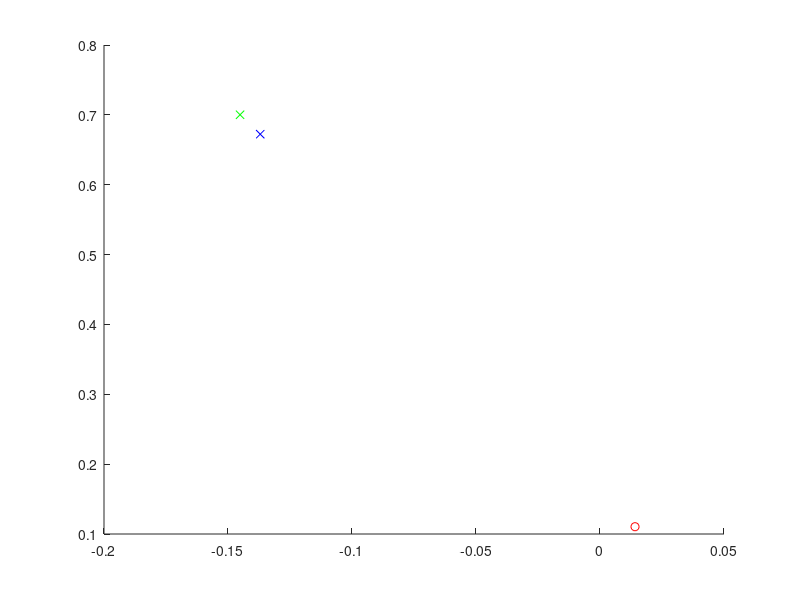

The MATLAB script that drew this image: (Note: this script raises an error after producing the figure.)
% Kalman filter example
clear;clc;

% Discrete time step
dt = 0.1;

% Prior
mu = zeros(4,1); % mean (mu)
S = 1*eye(4);% covariance (Sigma)
%S = 0.1*eye(4);% covariance (Sigma)
%S = 0.01*eye(4);% covariance (Sigma)

% Continuous motion model (2-D)
b = 1;
m = 2;
A = [ 0 1 0 0; 0 -b/m 0 0; 0 0 0 1; 0 0 0 -b/m];
B = [0 0 ;1/m 0; 0 0; 0 1/m];
R = [.01 0 0 0; 0 .01 0 0; 0 0 .01 0; 0 0 0 .01];
%R = [.001 0 0 0; 0 .001 0 0; 0 0 .001 0; 0 0 0 .001];
%R = [.0001 0 0 0; 0 .0001 0 0; 0 0 .0001 0; 0 0 0 .0001];
[RE, Re] = eig (R);

% Measurement model
C = zeros(2,4);
C(1,1) = 1;
C(2,3) = 1;
D = zeros(2,2);
QR = [.4 -0.1; -0.1 .1];
Q = [.04 -0.01; -0.01 .01];
%Q = [.004 -0.001; -0.001 .001];
%Q = [.0004 -0.0001; -0.0001 .0001];
[QRE, QRe] = eig (QR);
[QE, Qe] = eig (Q);

% Form continuous system - Uses state space function (ss) to convert to
% state space model
sysc=ss(A,B,C,D);

% zoh discretization
sysd = c2d(sysc,dt,'zoh');
Ad = sysd.A;
Bd = sysd.B;
Cd = sysd.C;
Dd = sysd.D;

% Simulation Initializations
Tf = 10;
T = 0:dt:Tf;
u = 10*[sin(2*T);cos(T)];
n = length(Ad(1,:));
x = zeros(n,length(T));
x(:,1) = zeros(n,1);
m = length(Cd(:,1));
y = zeros(m,length(T));
mup_S = zeros(n,length(T));
mu_S = zeros(n,length(T));


%% Main loop
for t=2:length(T)
    %% Simulation
    % Select a motion disturbance
    e = RE*sqrt(Re)*randn(n,1);
    % Update state
    x(:,t) = Ad*x(:,t-1)+ Bd*u(:,t) + e;

    % Take measurement
    % Select a motion disturbance
    d = QRE*sqrt(QRe)*randn(m,1);
    % Determine measurement
    y(:,t) = Cd*x(:,t) + d;

    
    %% Kalman Filter Estimation
    % Prediction update
    mup = Ad*mu + Bd*u(:,t);
    Sp = Ad*S*Ad' + R;

    % Measurement update
    K = Sp*Cd'*inv(Cd*Sp*Cd'+Q);
    mu = mup + K*(y(:,t)-Cd*mup);
    S = (eye(n)-K*Cd)*Sp;
    
    % Store results
    mup_S(:,t) = mup;
    mu_S(:,t) = mu;
    K_S(:,t) = [K(:,1); K(:,2)];
  
    %% Plot results
    figure(1);clf; hold on;
    plot(x(3,2:t),x(1,2:t), 'ro--')
    plot(y(2,2:t),y(1,2:t), 'gx')
    %plot(mup_S(3,1:t),mup_S(1,1:t), 'mx--')
    plot(mu_S(3,2:t),mu_S(1,2:t), 'bx--')
    mu_pos = [mu(3) mu(1)];
    S_pos = [S(3,3) S(3,1); S(1,3) S(1,1)];
    error_ellipse(S_pos,mu_pos,0.75);
    error_ellipse(S_pos,mu_pos,0.95);
    title('True state and beliefs')
    legend('State', 'Measurement','Estimate')
    axis equal
    axis([-10 10 -5 15])
end

figure(2);clf;
plot(T,K_S');
title('Kalman gains as a function of time')

figure(3);clf;
plot(T(2:t),x(:,2:t)-mu_S(:,2:t))

